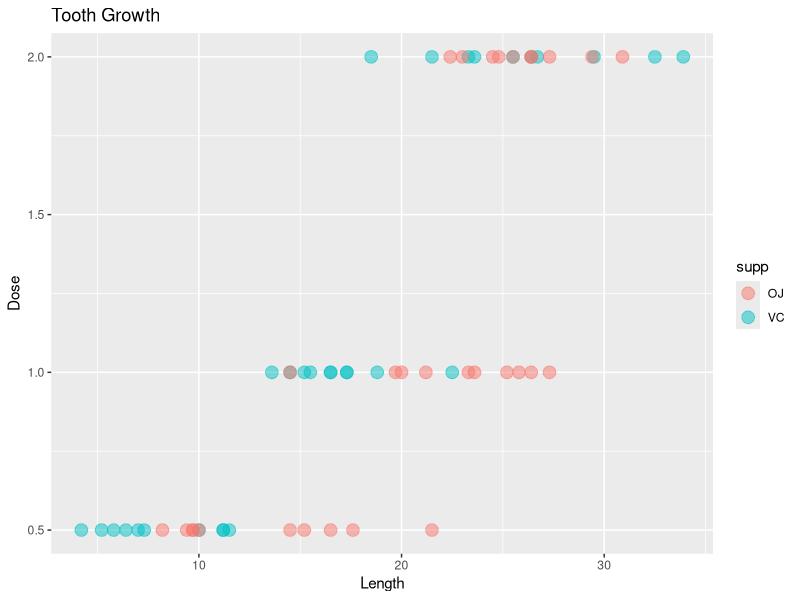

This figure's R source: (Note: this script raises an error after producing the figure.)
## ---- chunk 1
library(datasets)
data(ToothGrowth)
## ---- chunk 2
head(ToothGrowth)
str(ToothGrowth)
summary(ToothGrowth)
table(ToothGrowth$supp, ToothGrowth$dose)
## ---- chunk 3
library(ggplot2)
ggplot(ToothGrowth, aes(len, dose)) + geom_point(aes(color = supp), size = 4, alpha = 1/2) + labs(title = "Tooth Growth") + labs(x = "Length", y = "Dose")
## ---- chunk 4
TG0.5and1.0 = subset(ToothGrowth, dose %in% c(0.5, 1.0))
t.test(len ~ dose, paired = FALSE, var.equal = TRUE, data = TG0.5and1.0)
## ---- chunk 5
TG1.0and2.0 = subset(ToothGrowth, dose %in% c(1.0, 2.0))
t.test(len ~ dose, paired = FALSE, var.equal = TRUE, data = TG1.0and2.0)
## ---- chunk 6
t.test(len ~ supp, paired = FALSE, var.equal = FALSE, data = ToothGrowth)
